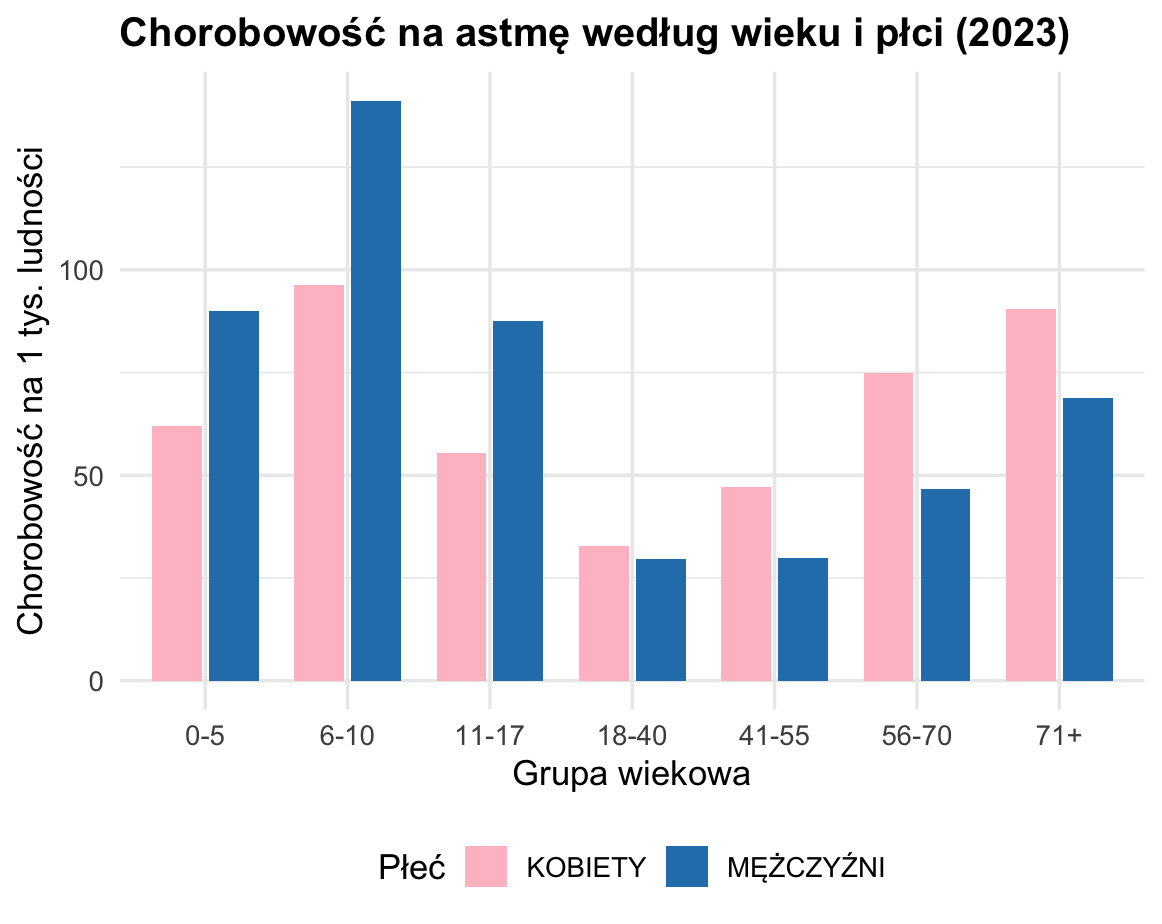

Reproduce this figure in R.
library(readxl)
library(dplyr)
library(ggplot2)

df_wiek_raw <- read_excel("Astma_aktualizacja_2023.xlsx", sheet = "Wykres 2.2", skip = 1)
df_wiek <- df_wiek_raw %>%
  select(grupa_wiekowa = 1, plec = 2, wskaźnik_1k = 4) %>%
  filter(!is.na(wskaźnik_1k), !grepl("Źródło|Powrót", as.character(grupa_wiekowa))) %>%
  mutate(
    wskaźnik_1k = as.numeric(wskaźnik_1k),
    plec = factor(plec, levels = c("KOBIETY", "MĘŻCZYŹNI")),
    grupa_wiekowa = factor(grupa_wiekowa, levels = c("0-5", "6-10", "11-17", "18-40", "41-55", "56-70", "71+"))
  )

ggplot(df_wiek, aes(x = grupa_wiekowa, y = wskaźnik_1k, fill = plec)) +
  geom_col(position = position_dodge(width = 0.8), width = 0.7) +
  scale_fill_manual(values = c("KOBIETY" = "#FFC0CB", "MĘŻCZYŹNI" = "#2980b9")) +
  labs(
    title = "Chorobowość na astmę według wieku i płci (2023)",
    x = "Grupa wiekowa",
    y = "Chorobowość na 1 tys. ludności",
    fill = "Płeć"
  ) +
  theme_minimal(base_size = 13) +
  theme(
    plot.title = element_text(face = "bold", size = 15),
    legend.position = "bottom"
  )
